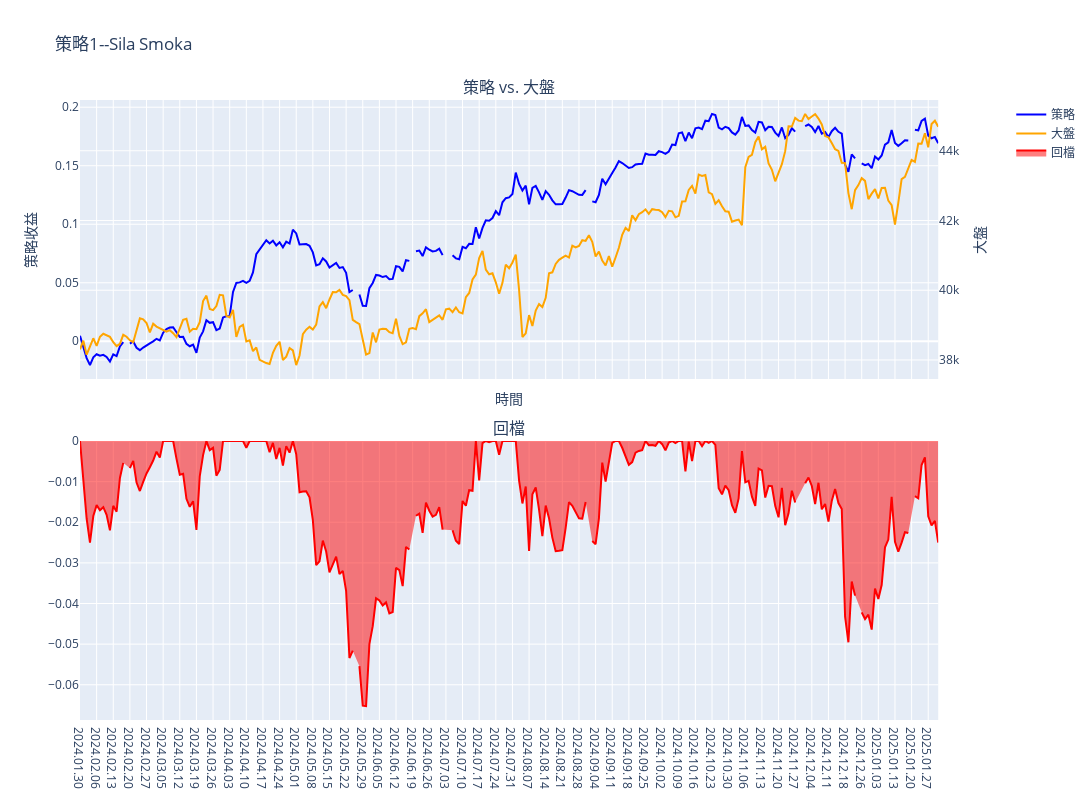

Write notebook code for a chart like this one.
### Code cell
stats = calculate_strategy_statistics(grouped_df, 'profit_dto_5')

# Print statistics
for k, v in stats.items():
    print(f"{k}: {v:.2f}")

### Figure 1 — Plotly figure (JSON) as saved in the notebook; plotly's stock layout.template omitted (floating-point values rounded to 4 significant figures; data arrays with more than 128 entries replaced by an {"elided": "..."} marker saying what was removed)
{"data": [{"line": {"color": "blue"}, "mode": "lines", "name": "策略", "type": "scatter", "x": {"elided": "259 str values"}, "xaxis": "x", "y": {"elided": "259 float values"}, "yaxis": "y"}, {"line": {"color": "orange"}, "mode": "lines", "name": "大盤", "type": "scatter", "x": {"elided": "259 str values"}, "xaxis": "x", "y": {"elided": "259 float values"}, "yaxis": "y2"}, {"fill": "tozeroy", "line": {"color": "red"}, "mode": "lines", "name": "回檔", "type": "scatter", "x": {"elided": "259 str values"}, "xaxis": "x2", "y": {"elided": "259 float values"}, "yaxis": "y3"}], "layout": {"annotations": [{"font": {"size": 16}, "showarrow": false, "text": "策略 vs. 大盤", "x": 0.47, "xanchor": "center", "xref": "paper", "y": 1, "yanchor": "bottom", "yref": "paper"}, {"font": {"size": 16}, "showarrow": false, "text": "回檔", "x": 0.47, "xanchor": "center", "xref": "paper", "y": 0.45, "yanchor": "bottom", "yref": "paper"}], "height": 800, "title": {"text": "策略1--Sila Smoka"}, "width": 1200, "xaxis": {"anchor": "y", "domain": [0, 0.94], "matches": "x2", "showgrid": true, "showline": true, "showticklabels": false, "title": {"text": "時間"}, "zeroline": false}, "xaxis2": {"anchor": "y3", "domain": [0, 0.94]}, "yaxis": {"anchor": "x", "domain": [0.55, 1], "title": {"text": "策略收益"}}, "yaxis2": {"anchor": "x", "overlaying": "y", "side": "right", "title": {"text": "大盤"}}, "yaxis3": {"anchor": "x2", "domain": [0, 0.45]}}}
